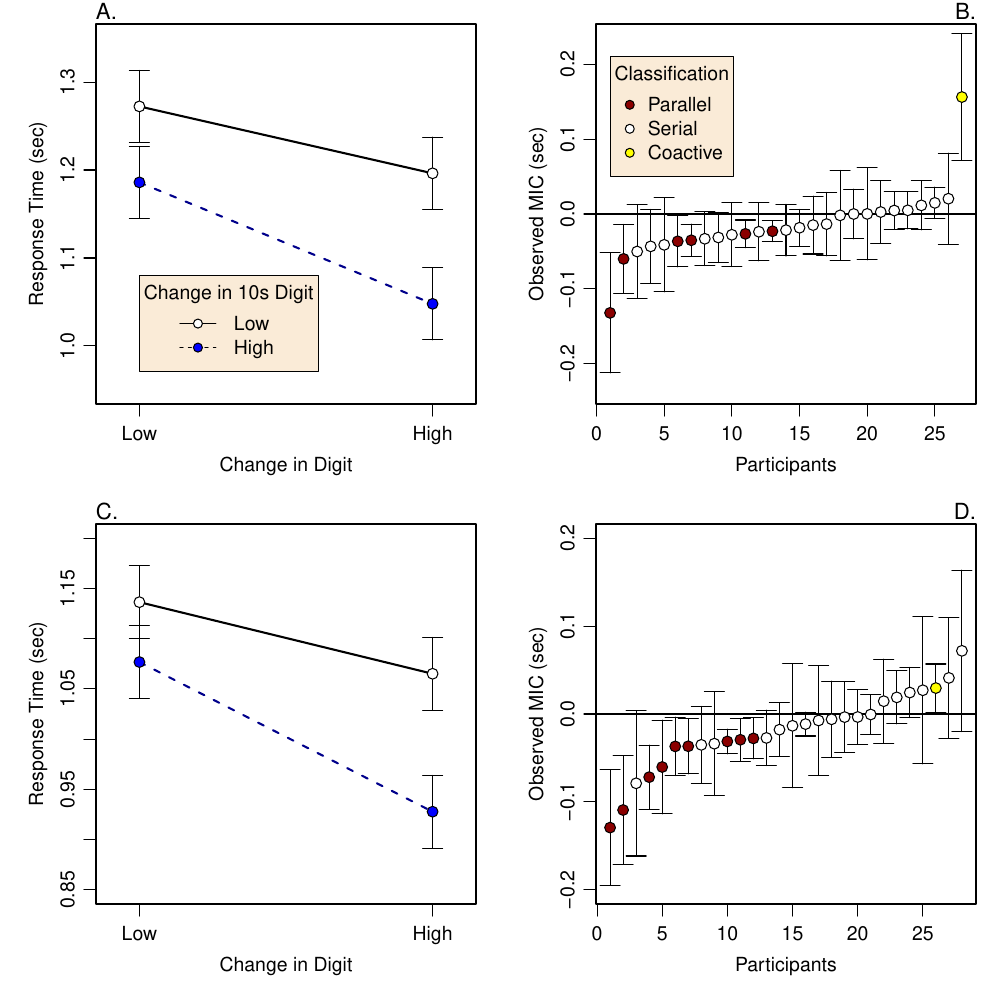

This figure's R source:
source('../../share/sysFacLib.R')

dat2a=clean.s8()
dat2b=clean.s7()


pdf('figE2emp.pdf',width=10,height=10)
par(mfrow=c(2,2),mar=c(4,4,1,1),mgp=c(2,.7,0),cex=1.2)
me.2a=round(doMeanPlotBwErr(dat2a,ylim=c(.95,1.35)),3)
legend(1,1.08,title="Change in 10s Digit",bg="antiquewhite", legend=c("Low","High"),lty=c(1,2),pch=21,pt.bg=c("white","blue"))
mtext(side=3,adj=0,cex=1.3,"A.")
doEmpiricalPlot(dat2a,ylim=c(-.235,.235))
legend(1,.21,title="Classification",bg='antiquewhite',
legend=c('Parallel','Serial','Coactive'),pch=21,pt.bg=c('darkred','white','yellow'))
mtext(side=3,adj=1,cex=1.3,"B.")
me.2b=round(doMeanPlotBwErr(dat2b,ylim=c(.85,1.20)),3)
#legend(1,.95,title="Change in 10s Digit",legend=c("Low","High"),lty=c(1,2),pch=21,pt.bg=c("white","blue"))
mtext(side=3,adj=0,cex=1.3,"C.")
doEmpiricalPlot(dat2b,ylim=c(-.2,.2))
mtext(side=3,adj=1,cex=1.3,"D.")
dev.off()


